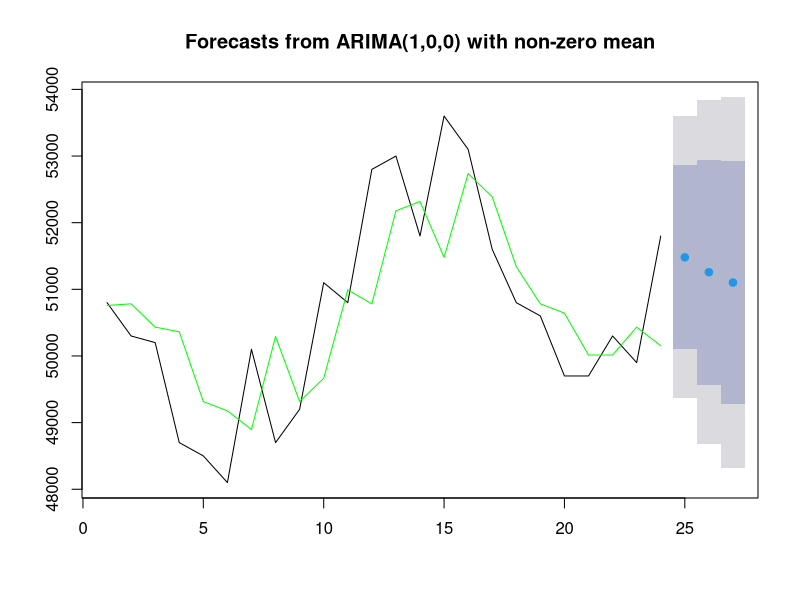
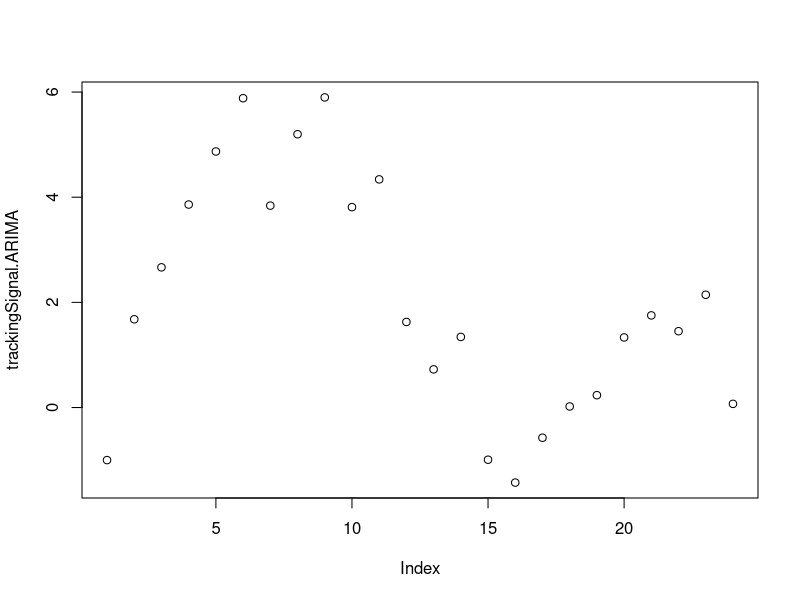

These charts were generated, in order, by the following R code:
# library(TTR)
# library(tseries)
library(forecast)
# library(ucminf)
# library(lpSolve)
n_prediction <- 3
RMSE = function(m, o){
  sqrt(mean((m - o)^2))
}
trackingSignal = function(z, y) {
  ifelse(cumsum(abs(z-y))==0, 0, 1:length(z)*cumsum(z - y)/cumsum(abs(z-y)))
}

# Load data
raw_data <- c(50800, 50300, 50200, 48700, 48500, 48100, 50100, 48700, 49200, 51100, 50800, 52800, 53000, 51800, 53600, 53100, 51600, 50800, 50600, 49700, 49700, 50300, 49900, 51800)  

# Transform to time-series data structure
df <- data.frame(raw_data)
dfts <- ts(df)

###### PART A #####
# model.WMA <- WMA(dfts, n)
# forecast.WMA <- forecast(model.WMA, n, w)
# accuracy(forecast.WMA)


# ###### PART B #####
# 
# model.ES <- HoltWinters(dfts, gamma=FALSE, l.start = 49000, b.start = 100)
# plot(model.ES)
# accuracy(model.ES)
# forecast.ES <- forecast(model.ES, n_prediction)
# accuracy(forecast.ES)
# plot(forecast.ES)

# using "ets"
# # Automated forecasting using an exponential model
# model.ES <- ets(dfts, opt.crit = "mse", model = "AZN")
# accuracy(model.ES)
# forecast.ES <- forecast(model.ES, n_prediction)
# plot(forecast.ES)
# 
# # using "ets"
# # Automated forecasting using an exponential model
# model.ES <- ets(dfts, opt.crit = "mse")
# accuracy(model.ES)
# forecast.ES <- forecast(model.ES, n_prediction)
# plot(forecast.ES)

###### PART C #####

# Automated forecasting using an ARIMA model
model.ARIMA <- auto.arima(dfts)
accuracy(model.ARIMA)
forecast.ARIMA <- forecast(model.ARIMA, n_prediction)
plot(forecast.ARIMA)
lines(forecast.ARIMA$fitted, col="green")
trackingSignal.ARIMA <- trackingSignal(forecast.ARIMA$fitted, dfts)
plot(trackingSignal.ARIMA)
